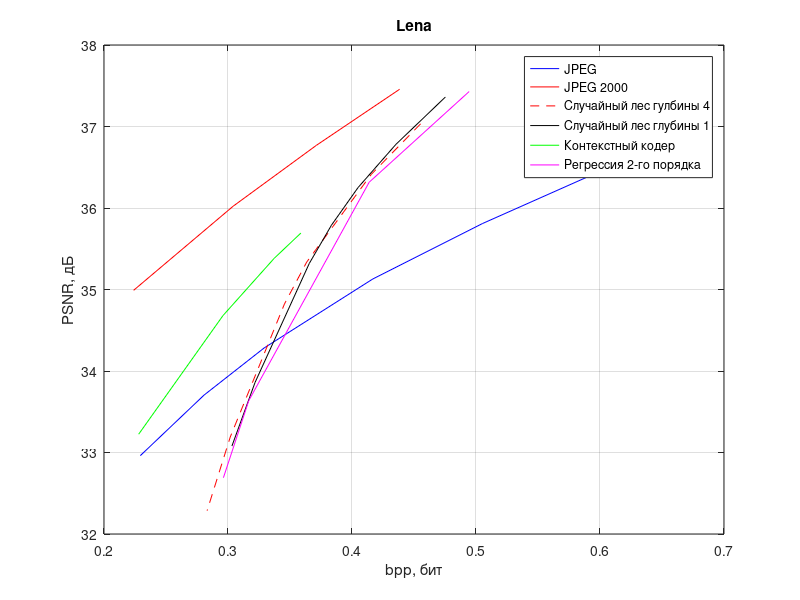

The MATLAB script that drew this image:
% JPEG
y = [32.9617 33.7045 34.2822 35.1293 35.8085 36.4563];
x = [0.2293 0.2807 0.3291 0.4168 0.5051 0.6010];
plot(x, y, 'b')
hold on
grid on
title('Lena')
xlabel('bpp, бит')
ylabel('PSNR, дБ')

% JPEG 200
y = [37.4569 36.7682 36.0225 34.9903];
x = [0.4384 0.3712 0.3042 0.2239];
plot(x, y, 'r')

% Лес
y = [36.58277132050156 35.96067112662177 35.32855634237591 34.88602737671718 34.37252475178023 32.740726038061986 31.836502226888687];
x = [0.475328369140625 0.43544189453125 0.404893798828125 0.38343994140625 0.365526123046875 0.321824951171875 0.303148193359375];
plot(x - 0.02, y + 0.45, 'r--')

% Пни
y = [35.81197270 35.23129553 34.7011435925 34.239445017616 33.76916120213 32.3097685579 31.5286939750];
x = [0.475328369140625 0.43544189453125 0.404893798828125 0.38343994140625 0.365526123046875 0.321824951171875 0.303148193359375];
plot(x, y + 1.55, 'k')

% Контекстный кодер
y = [35.69161825221455 35.381535125098154 34.68019596866378 33.22450114834205];
x = [0.35870361328125 0.337188720703125 0.29595947265625 0.22796630859375];
plot(x, y, 'g')

% Регрессия 2-го порядка
y = [35.42888992393367 34.316263555820736 31.635984362952335 30.69082932128259];
x = [0.494476318359375 0.413848876953125 0.316741943359375 0.296295166015625];
plot(x, y + 2, 'm')

legend('JPEG', 'JPEG 2000', 'Случайный лес гулбины 4',...
    'Случайный лес глубины 1', 'Контекстный кодер',...
    'Регрессия 2-го порядка')
